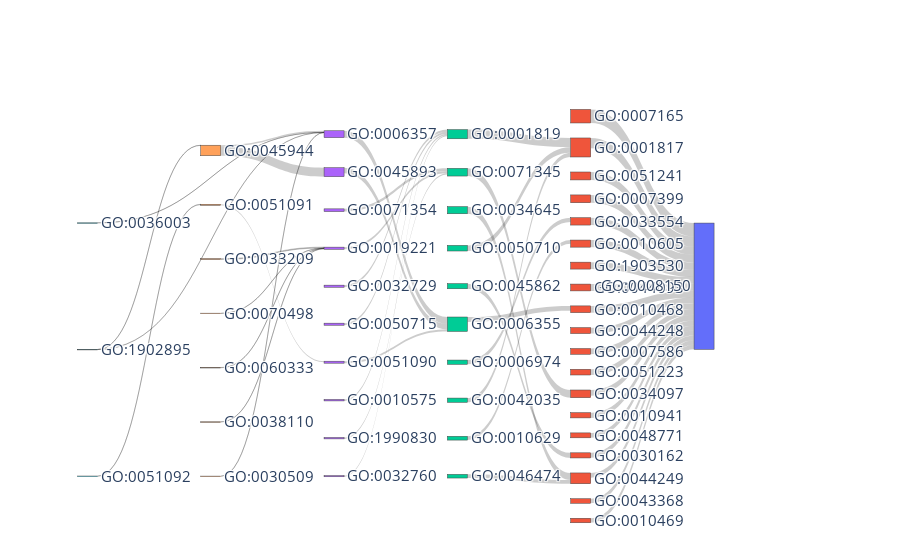

This figure's notebook cell:
### Code cell
tmp = plot_sankey(sankey_value_id, sankey_source_id, sankey_target_id,
                node_label, back_tracing_color, back_tracing_level, # node_level, 
                x_loc_by_level=True)
